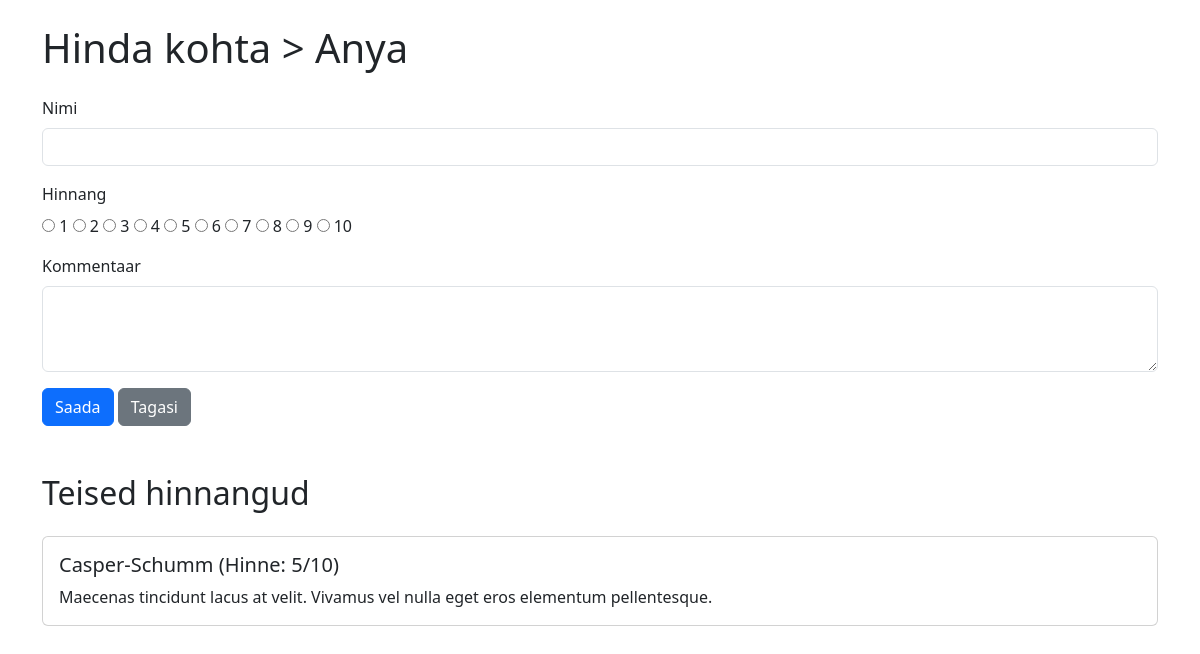
The page /Tieto/hinda_kohta.php?id=71 on the database its author committed.
### tables this page shows
CREATE TABLE `toidukohad` (
  `id` int(6) NOT NULL,
  `nimi` varchar(255) NOT NULL,
  `asukoht` varchar(255) NOT NULL,
  `keskmine_hinne` double NOT NULL,
  `hinnatud` int(6) NOT NULL
);

CREATE TABLE `hinnangud` (
  `id` int(6) NOT NULL,
  `nimi` varchar(255) NOT NULL,
  `kommentaar` varchar(255) NOT NULL,
  `hinnang` int(2) NOT NULL,
  `toidukohad_id` int(6) NOT NULL
);

### Tieto/hinda_kohta.php (the view, shortened to what this page needs)
<?php include ('config.php');
if (isset($_GET['id'])) {
    $toidukohad_id = $_GET['id'];
    $stmt = $yhendus->prepare("SELECT nimi, asukoht FROM toidukohad WHERE id = ?");
    $stmt->bind_param('i', $toidukohad_id);
    $stmt->execute();
    $result = $stmt->get_result();
    $toidukoht = $result->fetch_assoc();
}
?>
<!doctype html>
<html lang="et">
<head>
    <link href="https://cdn.jsdelivr.net/npm/bootstrap@5.3.2/dist/css/bootstrap.min.css" rel="stylesheet" />
</head>
<body>
<div class="container">
    <h1 class="my-4">Hinda kohta > <?php echo isset($toidukoht['nimi']) ? $toidukoht['nimi'] : 'Tundmatu'; ?></h1>
    <form method="post" action="">
        <div class="mb-3">
            <label for="nimi" class="form-label">Nimi</label>
            <input type="text" class="form-control" id="nimi" name="nimi" value="<?php echo isset($nimi) ? htmlspecialchars($nimi) : ''; ?>">
        </div>
        <div class="mb-3">
            <label for="hinnang" class="form-label">Hinnang</label><br>
            <?php for ($i = 1; $i <= 10; $i++): ?>
                <input type="radio" id="hinnang<?php echo $i; ?>" name="hinnang" value="<?php echo $i; ?>" <?php echo (isset($hinnang) && $hinnang == $i) ? 'checked' : ''; ?>>
                <label for="hinnang<?php echo $i; ?>"><?php echo $i; ?></label>
            <?php endfor; ?>
        </div>
        <div class="mb-3">
            <label for="kommentaar" class="form-label">Kommentaar</label>
            <textarea class="form-control" id="kommentaar" name="kommentaar" rows="3"><?php echo isset($kommentaar) ? htmlspecialchars($kommentaar) : ''; ?></textarea>
        </div>
        <button type="submit" class="btn btn-primary">Saada</button>
        <a href="index.php" class="btn btn-secondary">Tagasi</a>
    </form>
    <br>
    <h2 class="my-4">Teised hinnangud</h2>
    <div>
    <?php
    $stmt = $yhendus->prepare("SELECT nimi, hinnang, kommentaar FROM hinnangud WHERE toidukohad_id = ?");
    $stmt->bind_param('i', $toidukohad_id);
    $stmt->execute();
    $result = $stmt->get_result();
    if ($result->num_rows > 0) {
        while ($hinnang = $result->fetch_assoc()) {
            echo "<div class='card mb-3'>";
            echo "<div class='card-body'>";
            echo "<h5 class='card-title'>" . htmlspecialchars($hinnang['nimi']) . " (Hinne: " . $hinnang['hinnang'] . "/10)</h5>";
            echo "<p class='card-text'>" . htmlspecialchars($hinnang['kommentaar']) . "</p>";
            echo "</div>";
            echo "</div>";
        }
    } else {
        echo "<p>Hetkel pole ühtegi hinnangut.</p>";
    }
    ?>
    </div>
</div>
</body>
</html>

### rows shown on the page
toidukohad: nimi "Anya"
hinnangud: nimi "Casper-Schumm", hinnang "5", kommentaar "Maecenas tincidunt lacus at velit. Vivamus vel nulla eget eros elementum pellentesque."
